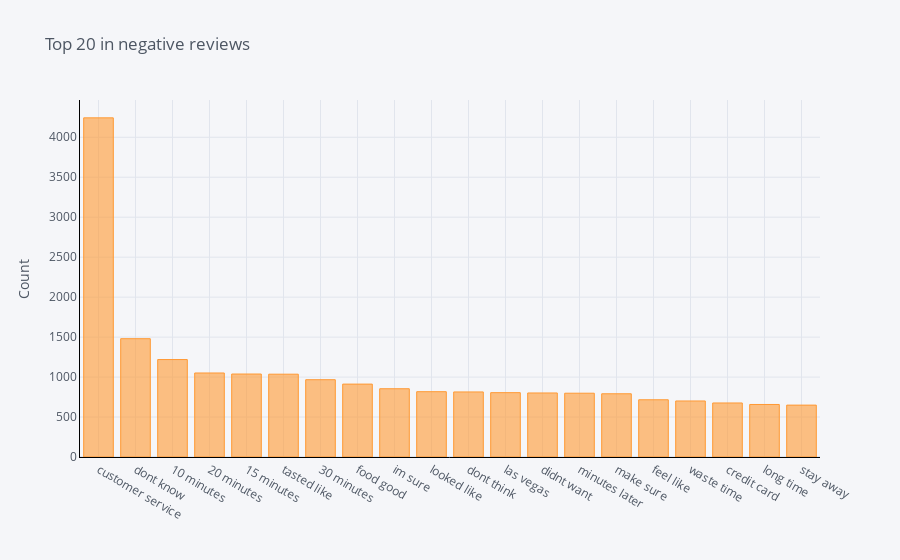

This figure's notebook cell:
### Code cell
configure_plotly_browser_state() #need to call to see the output plot in Colab Notebook
df5.groupby('ReviewText').sum()['count'].sort_values(ascending=False).iplot(
    kind='bar', yTitle='Count', linecolor='black', title='Top 20 in negative reviews')

### Figure 1 — Plotly figure (JSON) as saved in the notebook; plotly's stock layout.template omitted (floating-point values rounded to 4 significant figures)
{"data": [{"name": "count", "text": "", "y": [4243, 1480, 1219, 1051, 1038, 1036, 967, 912, 854, 817, 814, 805, 801, 798, 791, 716, 701, 676, 657, 649], "marker": {"color": "rgba(255, 153, 51, 0.6)", "line": {"color": "rgba(255, 153, 51, 1.0)", "width": 1}}, "x": ["customer service", "dont know", "10 minutes", "20 minutes", "15 minutes", "tasted like", "30 minutes", "food good", "im sure", "looked like", "dont think", "las vegas", "didnt want", "minutes later", "make sure", "feel like", "waste time", "credit card", "long time", "stay away"], "type": "bar", "orientation": "v"}], "layout": {"title": {"text": "Top 20 in negative reviews", "font": {"color": "#4D5663"}}, "paper_bgcolor": "#F5F6F9", "plot_bgcolor": "#F5F6F9", "yaxis": {"tickfont": {"color": "#4D5663"}, "title": {"text": "Count", "font": {"color": "#4D5663"}}, "showgrid": true, "zerolinecolor": "#E1E5ED", "gridcolor": "#E1E5ED", "linecolor": "black"}, "xaxis": {"tickfont": {"color": "#4D5663"}, "title": {"text": "", "font": {"color": "#4D5663"}}, "showgrid": true, "zerolinecolor": "#E1E5ED", "gridcolor": "#E1E5ED", "linecolor": "black"}, "legend": {"bgcolor": "#F5F6F9", "font": {"color": "#4D5663"}}}}
